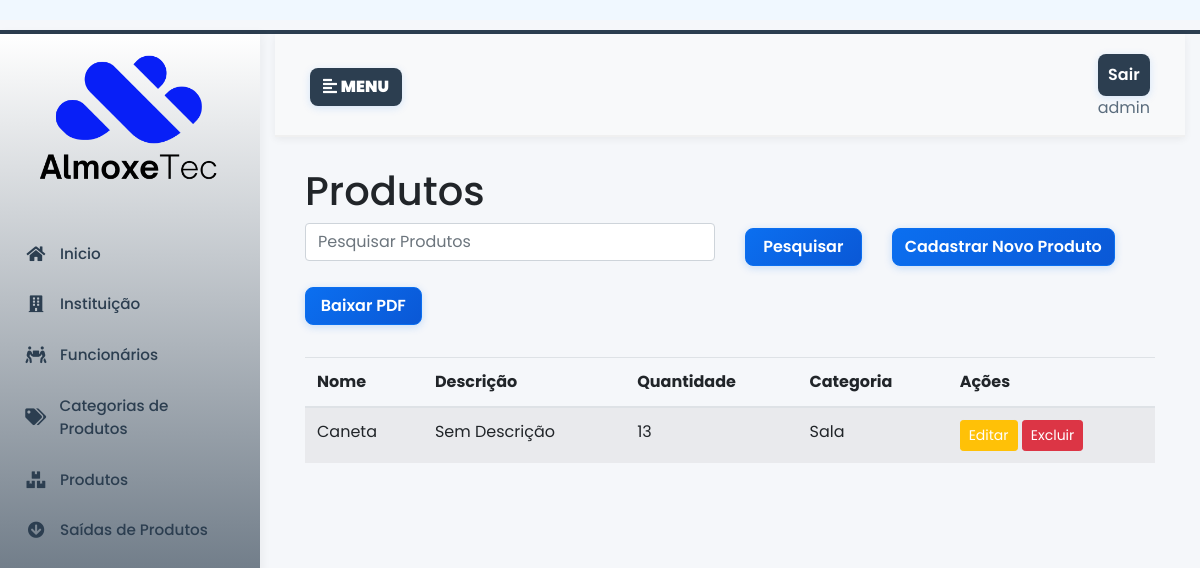
/produtos/ (signed in), run on an earlier commit of the app's database.
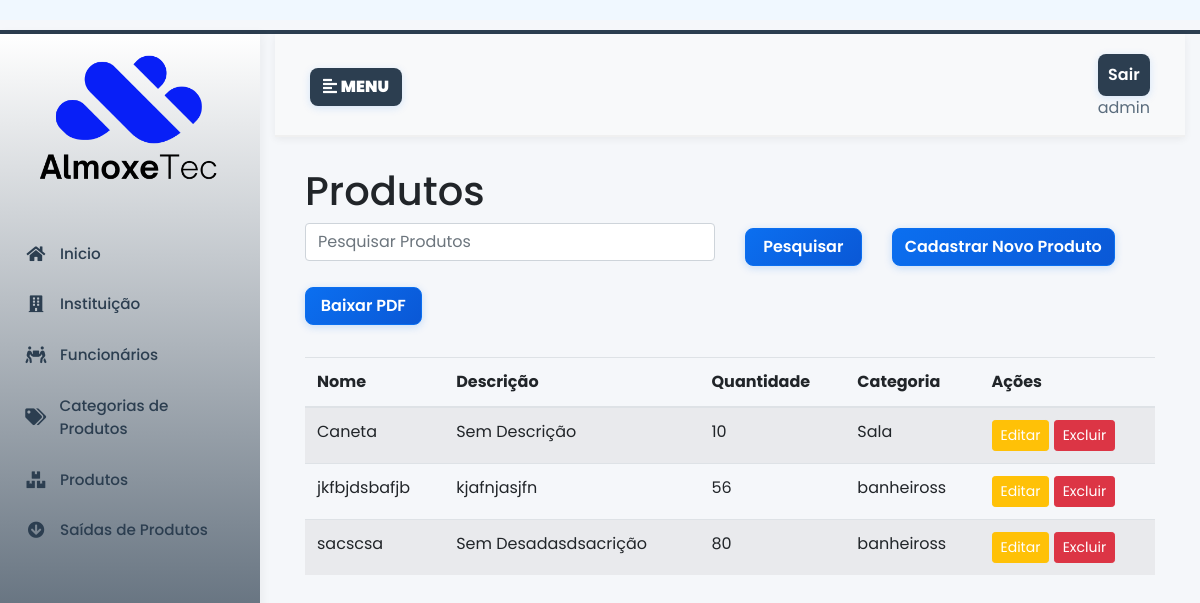
And on a later commit of the database.
### almoxarifado/models.py (models this page shows, shortened)
class Produto(models.Model):
    nome = models.CharField(max_length=100, db_index=True)  # Índice para busca
    descricao = models.TextField(blank=True)
    quantidade_estoque = models.PositiveIntegerField(default=0)
    entrada_estoque = models.DateField(auto_now_add=True)
    saida_estoque = models.DateField(null=True, blank=True)
    categoria = models.ForeignKey(CategoriaProduto, on_delete=models.SET_NULL, null=True, blank=True)
    class Meta:
        ordering = ['nome']  # Ordenação padrão
        indexes = [
            models.Index(fields=['categoria', 'nome']),  # Índice composto
        ]

class CategoriaProduto(models.Model):
    produtos = models.ManyToManyField('Produto', related_name='categorias', blank=True)
    nome = models.CharField(max_length=100, unique=True)
    descricao = models.TextField(blank=True)

### almoxarifado/views/produtos.py (the view)
# urls.py: path('produtos/', views.listar_produtos, name='listar_produtos'),
@login_required
def listar_produtos(request):
    q = request.GET.get('q', '').strip()
    produtos = Produto.objects.select_related('categoria').all()  # Otimizado
    if q:
        produtos = produtos.filter(Q(nome__icontains=q))
    paginator = Paginator(produtos, 10)  # 10 produtos por página
    page_number = request.GET.get('page')
    page_obj = paginator.get_page(page_number)
    return render(request, 'produtos/lista.html', {'produtos': page_obj, 'page_obj': page_obj})

### almoxarifado/templates/produtos/lista.html (shortened to what this page needs)
{% extends 'base.html' %} {% load static %}
{% block content %}
    <h1>Produtos</h1>
    <div>
        <form method="get">
  <div class="row mb-4">
    <div class="col-md-6 mb-2">
      <input
        type="text"
        name="q"
        class="form-control"
        placeholder="Pesquisar Produtos"
        value="{{ request.GET.q  }}"
      />
    </div>
    <div class="col-lg-2 mb-3">
      <button type="submit" class="btn btn-primary colorprimarybtn">
        Pesquisar
      </button>
    </div>
    <div class="col-lg-3 mb-3">
      <a href="{% url 'add_produto' %}" class="btn btn-primary colorprimarybtn"> Cadastrar Novo Produto </a>
    </div>
    <div class="col-lg-2 mb-2">
      <a href="{% url 'pdf_produtos' %}" class="btn btn-primary colorprimarybtn">Baixar PDF</a>
    </div>
  </div>
</form>
        <table class="table table-striped">
                <thead >
                  <tr>
                    <th>Nome</th>
                    <th>Descrição</th>
                    <th>Quantidade</th>
                    <th>Categoria</th>
                    <th>Ações</th>
                  </tr>
        </thead>
        <tbody>
                  {% for produto in produtos %}
                  <tr>
                    <td>{{ produto.nome }}</td>
                    <td>{{ produto.descricao|default:"Sem descrição" }}</td>
                    <td>{{ produto.quantidade_estoque|default:0 }}</td>
                    <td>{{ produto.categoria.nome|default:"Sem categoria" }}</td>
                    <td>
                      <a href="{% url 'editar-produto' produto.pk %}" class="btn btn-sm btn-warning">Editar</a>
                      <a href="{% url 'excluir-produto' produto.pk %} " class="btn btn-sm btn-danger" onclick="return confirm('Deseja realmente excluir?')">Excluir</a>
                    </td>
                  </tr>
                  {% endfor %}
                </tbody>
              </table>
          </div>
        </div>
    </div>
{% endblock content %}

What changed in the data, as far as the page shows it:
changed Produto "Caneta": quantidade_estoque "13" → "10"
added Produto: nome "jkfbjdsbafjb", descricao "kjafnjasjfn", quantidade_estoque "56", categoria.nome "banheiross"
added Produto: nome "sacscsa", descricao "Sem Desadasdsacrição", quantidade_estoque "80", categoria.nome "banheiross"
